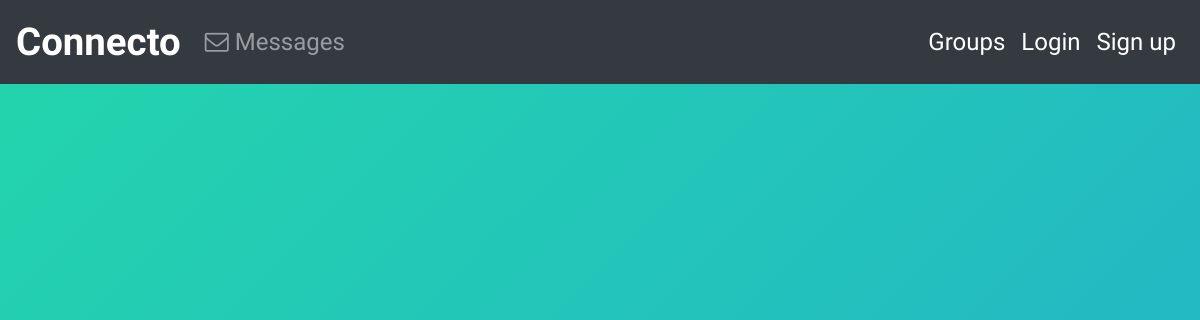
/posts/, run on an earlier commit of the app's database.
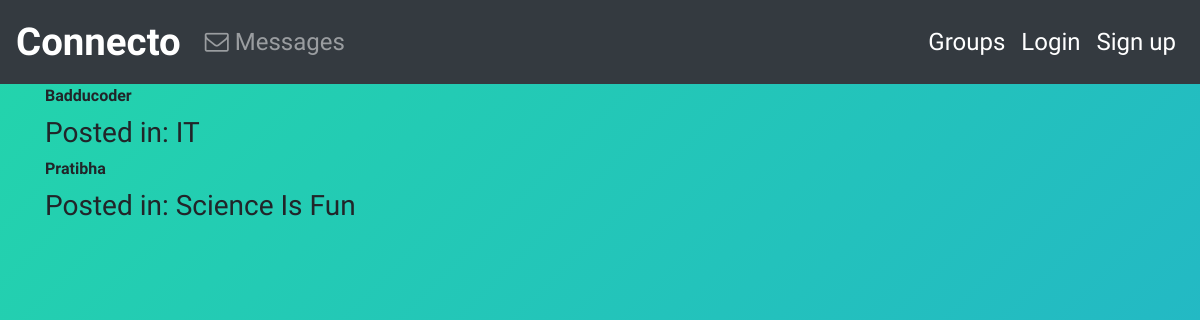
And on a later commit of the database.
### posts/models.py (models this page shows, shortened)
class Post(models.Model):
    user=models.ForeignKey(User,related_name='posts',on_delete=models.CASCADE)
    message=models.TextField()
    message_html=models.TextField(editable=False)
    created_at=models.DateTimeField(auto_now=True)
    group=models.ForeignKey(Group,related_name='posts',null=True,blank=True,on_delete=models.CASCADE)
    class Meta:
        ordering =['-created_at']
        unique_together=['user','message']

### groups/models.py (models this page shows, shortened)
class Group(models.Model):
    name=models.CharField(max_length=250,unique=True)
    slug=models.SlugField(allow_unicode=True,unique=True)
    description=models.TextField(blank=True,default='')
    description_html=models.TextField(editable=False,default='',blank=True)
    members=models.ManyToManyField(User,related_name="Memberships")
    class Meta:
        ordering =['name']

### posts/views.py (the view)
# urls.py: path('',PostList.as_view(),name='all'),
class PostList(SelectRelatedMixin,ListView):
    model=Post
    select_related=('user','group')

### posts/templates/posts/post_list.html
{% extends "posts/post_base.html" %}
{% block post_content %}
<div class="col-md-8">
   {% for post in post_list %}
        {% include  "posts/_post.html" %}
   {% endfor %}
</div>
{% endblock %}

### posts/templates/posts/_post.html (shortened to what this page needs)
<div class="post-media">
    <strong>{{post.user.username}}</strong>
        <div class="media-body">
                {% if post.group %}
                    <h3>  Posted in: {{post.group.name}}</h3>
                {% endif %}
        </div>
    </div>

What changed in the data, as far as the page shows it:
added Post: user.username "Badducoder", group.name "IT"
added Post: user.username "Pratibha", group.name "Science Is Fun"
